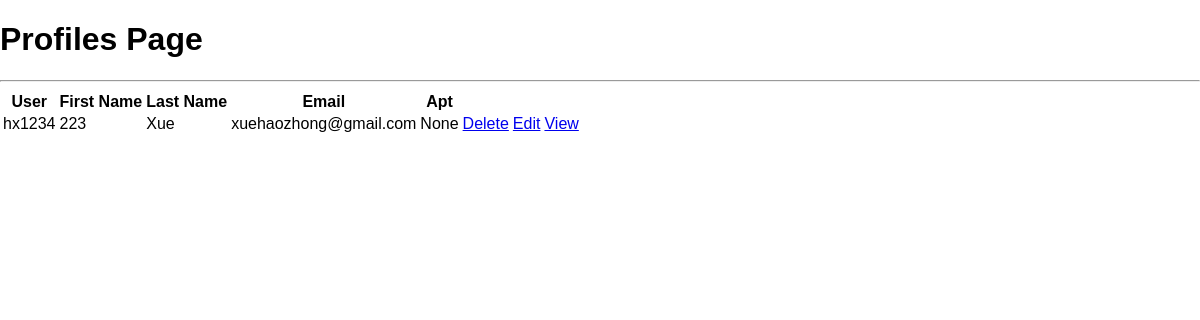
/profiles/, run on the app's committed database.
### users/models.py (models this page shows, shortened)
class Profile(models.Model):
    user = models.OneToOneField(User, on_delete=models.CASCADE)
    Customer_First_Name = models.CharField(max_length=50)
    Customer_Last_Name = models.CharField(max_length=50)
    Customer_Email = models.CharField(max_length=50)
    customer_apartment_number = models.CharField(max_length=50, blank=True, null=True)
    id = models.UUIDField(primary_key=True, default=uuid.uuid4,
                          editable=False, unique=True)

### users/views.py (the view)
# urls.py: path('profiles/', views.profiles, name='profiles'),
def profiles(request):
    profiles = Profile.objects.all()
    context = {'profiles': profiles}
    return render(request, 'users/profiles.html', context)

### users/templates/users/profiles.html
{% extends 'main.html' %}
{% block content %}
    <h1>Profiles Page</h1>
    <hr>
    <table>
        <tr>
            <th>User</th>
            <th>First Name</th>
            <th>Last Name</th>
            <th>Email</th>
            <th>Apt</th>
        </tr>
        {% for profile in profiles %}
            <tr>
                <td>{{ profile.user }}</td>
                <td>{{ profile.Customer_First_Name }}</td>
                <td>{{ profile.Customer_Last_Name }}</td>
                <td>{{ profile.Customer_Email }}</td>
                <td>{{ profile.customer_apartment_number }}</td>
                <td> <a href="{% url 'delete_profile' profile.id %}">Delete</a></td>
                <td> <a href="{% url 'update_profile' profile.id %}">Edit</a></td>
                <td> <a href="{% url 'profile' profile.id %}">View</a></td>
            </tr>
        {% endfor %}
    </table>
{% endblock %}

### static/styles/navbar.css (style rules this page uses)
body { margin: 0; font-family: Arial, sans-serif; }

### data on the page
Profile: user "hx1234", Customer_First_Name "223", Customer_Last_Name "Xue", Customer_Email "xuehaozhong@gmail.com", customer_apartment_number "None"
